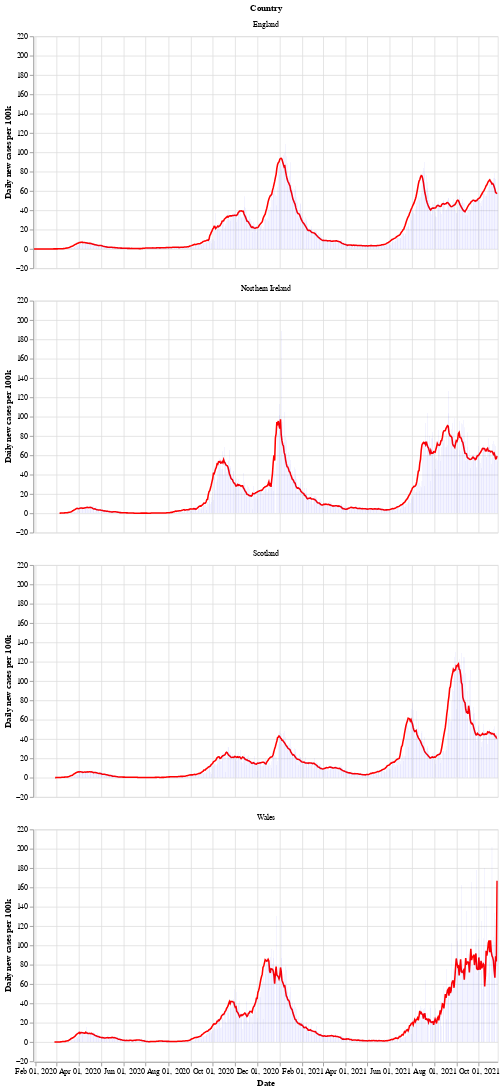

The code cell stored with this chart in its notebook:
### Markdown cell above
Next is a bar chart of the number of new cases in each country (per 100k population), with the 7 day moving average of cases. Again we see that Wales saw a longer period of raising and falling cases compared to the other countries.

After a period of cases falling, each nation is now seeing a rise in the number of cases - especially in Wales.

### Code cell
# collapse
bars = alt.Chart(uk_cases).mark_bar().encode(
    x=alt.X("yearmonthdate(date):T", axis=alt.Axis(title='Date')),
    y=alt.Y("newCasesRate:Q", axis=alt.Axis(title='Daily new cases per 100k')),
    tooltip='newCasesRate',
    color=alt.condition(
        alt.datum.dailyChange > 0,
        alt.value("orange"),  # The positive color
        alt.value("blue")  # The negative color
    )
).properties(title='New cases per 100k population with rolling 7 day average', width=600).interactive()
line = alt.Chart(uk_cases).mark_line(
    color='red',
    size=2,
).transform_window(
    rolling_mean='mean(newCasesRate)',
    frame=[0, 7],
    groupby=['areaName']
).encode(
    x='yearmonthdate(date):T',
    y='rolling_mean:Q'
)
alt.layer(line, bars, data=uk_cases).facet(alt.Row('areaName', title='Country'), columns=1)

### Figure 1 — Vega-Lite specification as saved in the notebook (floating-point values rounded to 4 significant figures; data arrays with more than 128 entries replaced by an {"elided": "..."} marker saying what was removed)
{"config": {"view": {"continuousWidth": 400, "continuousHeight": 300}}, "data": {"name": "data-d79cf1ffffca9adaf9aeff965f9dcf12"}, "facet": {"type": "nominal", "field": "areaName", "title": "Country"}, "spec": {"layer": [{"mark": {"type": "line", "color": "red", "size": 2}, "encoding": {"x": {"type": "temporal", "field": "date", "timeUnit": "yearmonthdate"}, "y": {"type": "quantitative", "field": "rolling_mean"}}, "transform": [{"window": [{"op": "mean", "field": "newCasesRate", "as": "rolling_mean"}], "frame": [0, 7], "groupby": ["areaName"]}]}, {"mark": "bar", "encoding": {"color": {"condition": {"value": "orange", "test": "(datum.dailyChange > 0)"}, "value": "blue"}, "tooltip": {"type": "quantitative", "field": "newCasesRate"}, "x": {"type": "temporal", "axis": {"title": "Date"}, "field": "date", "timeUnit": "yearmonthdate"}, "y": {"type": "quantitative", "axis": {"title": "Daily new cases per 100k"}, "field": "newCasesRate"}}, "selection": {"selector002": {"type": "interval", "bind": "scales", "encodings": ["x", "y"]}}, "title": "New cases per 100k population with rolling 7 day average", "width": 600}]}, "columns": 1, "$schema": "https://vega.github.io/schema/vega-lite/v4.8.1.json", "datasets": {"data-d79cf1ffffca9adaf9aeff965f9dcf12": {"elided": "2452 records"}}}
